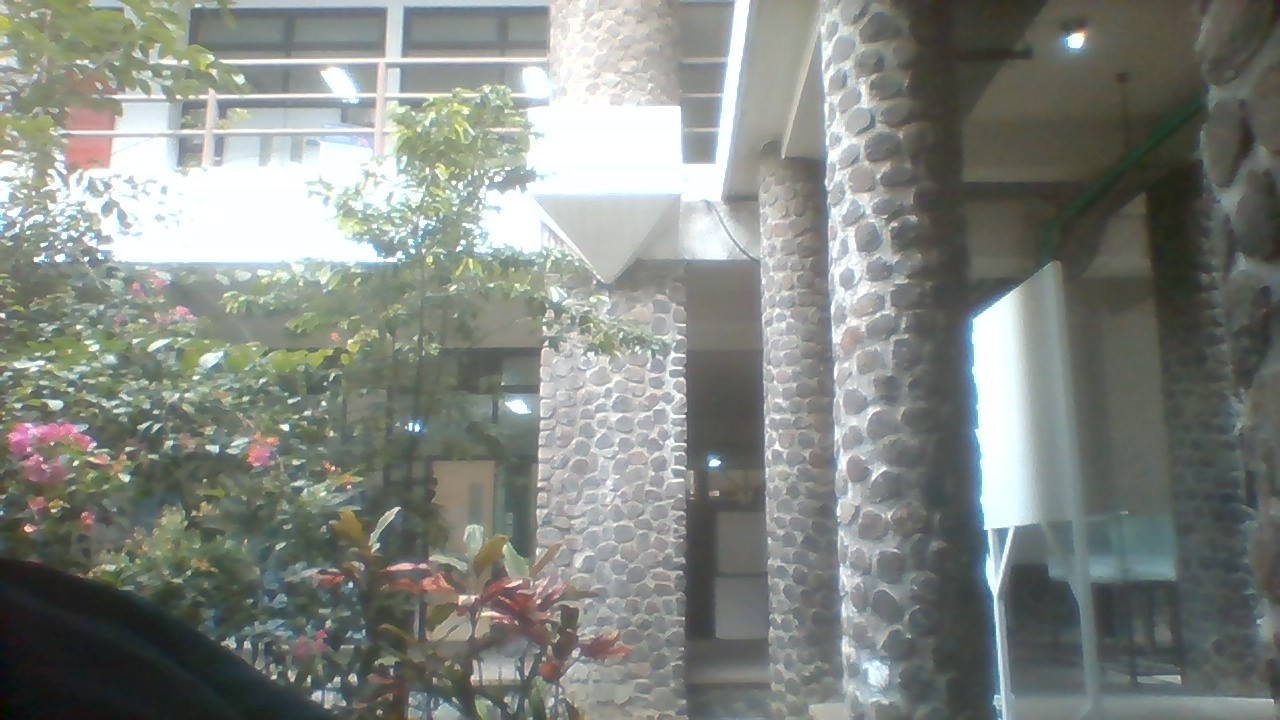
#> input picture src/picture_test.jpg, 1280 x 720 px
$ python main.py
#> lines starting #> are read from the running program, lines starting #| are printed output that depends on the picture
### src/gaussian.py
# gaussian_subsystem.py
import numpy as np
import math

class GaussianOrientationSubsystem:
    def __init__(self):
        # Inisialisasi Kernel Binomial Gaussian 7x7
        self.gauss_kernel = np.array([
            [ 1,  6, 15, 20, 15,  6,  1],
            [ 6, 36, 90,120, 90, 36,  6],
            [15, 90,225,300,225, 90, 15],
            [20,120,300,400,300,120, 20],
            [15, 90,225,300,225, 90, 15],
            [ 6, 36, 90,120, 90, 36,  6],
            [ 1,  6, 15, 20, 15,  6,  1]
        ], dtype=np.int32)

    def hw_gaussian_to_orientation(self, img_6bit, x, y):
        """
        Mensimulasikan Filter Gaussian 7x7 (DSP-Free) dan Orientation (64-Sektor).
        Input:
            img_6bit : Matriks citra 6-bit (numpy array)
            x, y     : Koordinat titik sudut (int)
        Output:
            sector_6bit : ID Sektor sudut (0-63)
        """
        # Ekstrak patch 7x7 dari gambar 6-bit dan ubah ke tipe data signed (int32)
        # Casting ke int32 ini mencegah OverflowError saat dikali dengan koordinat negatif
        patch = img_6bit[y-3 : y+4, x-3 : x+4].astype(np.int32)

        if patch.shape != (7, 7):
            return 0 # Abaikan jika posisi terlalu di tepi gambar

        # DSP-Free Gaussian Smoothing (Shift >> 12 menggantikan bagi 4096)
        sum_val = np.sum(patch * self.gauss_kernel)
        smoothed_pixel = sum_val >> 12 # Disimpan di pipeline hardware

        # Simulasi Perhitungan Orientasi (Centroid Moment m10 dan m01)
        m10, m01 = 0, 0
        for dy in range(-3, 4):
            for dx in range(-3, 4):
                val = patch[dy+3, dx+3]
                m10 += dx * val
                m01 += dy * val

        # Konversi ke 64 Sektor (Hardware asli menggunakan Constant-Tan dan Comparator)
        angle_rad = math.atan2(m01, m10)
        if angle_rad < 0:
            angle_rad += 2 * math.pi

        # Membagi 360 derajat (2*PI) menjadi 64 Sektor terkuantisasi (0-63)
        sector_6bit = int((angle_rad / (2 * math.pi)) * 64) % 64

        return sector_6bit

### src/fast.py
# fast_subsystem.py
import random

class FastBriefSubsystem:
    def __init__(self):
        # Inisialisasi parameter
        pass

    def hw_fast_to_brief(self, x, y):
        """
        Mensimulasikan modul FAST Corner Detector dan BRIEF Generator.
        Input:
            x, y : Koordinat piksel (int)
        Output:
            brief_256bit : Array of integer (32 elemen x 8-bit) merepresentasikan 256-bit
        """
        # Pada hardware asli, koordinat ini divalidasi oleh subsistem FAST-9 dan NMS
        # Setelah dinyatakan sebagai 'corner', generator BRIEF membandingkan 256 pasang piksel

        # Simulasi Menghasilkan 256-bit (32 byte) nilai acak
        brief_256bit = [random.randint(0, 255) for _ in range(32)]

        return brief_256bit

### src/main.py
import cv2
import numpy as np

# Import modul subsistem
from fast import FastBriefSubsystem
from gaussian import GaussianOrientationSubsystem

def run_hardware_simulation(image_path):
    # 1. BACA GAMBAR INPUT (Simulasi AXI-Stream)
    img_8bit = cv2.imread(image_path, cv2.IMREAD_GRAYSCALE)
    if img_8bit is None:
        raise ValueError(f"Gambar tidak ditemukan di path: {image_path}")

    print(f"Gambar dimuat: {img_8bit.shape[1]}x{img_8bit.shape[0]} piksel.")

    # 2. KUANTISASI HARDWARE (8-bit ke 6-bit)
    img_6bit = img_8bit >> 2

    # Inisialisasi Subsistem
    fast_module = FastBriefSubsystem()
    gauss_module = GaussianOrientationSubsystem()

    # Ambil sampel uji di tengah gambar
    x_sample, y_sample = int(img_6bit.shape[1]/2), int(img_6bit.shape[0]/2)

    # 3. EKSEKUSI SUBSISTEM 1: Gaussian & Orientasi
    sector_id = gauss_module.hw_gaussian_to_orientation(img_6bit, x_sample, y_sample)

    # 4. EKSEKUSI SUBSISTEM 2: FAST & BRIEF
    brief_descriptor = fast_module.hw_fast_to_brief(x_sample, y_sample)

    # 5. PACKING KE AXI DMA (HEX OUTPUT 320-BIT)
    hex_x       = f"{x_sample:04X}"       # 16-bit
    hex_y       = f"{y_sample:04X}"       # 16-bit
    hex_scale   = f"{0:02X}"              # 8-bit
    hex_sector  = f"{sector_id:02X}"      # 8-bit (valid 6-bit)
    hex_pad     = f"{0:02X}"              # 8-bit

    # Konversi array byte BRIEF (32 byte) ke string HEX
    hex_brief = "".join([f"{b:02X}" for b in brief_descriptor]) # 256-bit

    packet_320bit_hex = hex_x + hex_y + hex_scale + hex_sector + hex_pad + hex_brief

    print("\n=== OUTPUT AXI DMA ===")
    print(f"Koordinat      : ({x_sample}, {y_sample})")
    print(f"Sector Sudut   : {sector_id} (dari 64 sektor)")
    print(f"Data 320-bit   : 0x{packet_320bit_hex}")

if __name__ == "__main__":
    # Buat gambar dummy untuk pengujian tanpa sampel foto
    dummy_img = np.random.randint(0, 255, (200, 200), dtype=np.uint8)
    cv2.imwrite('dummy_test.jpg', dummy_img)
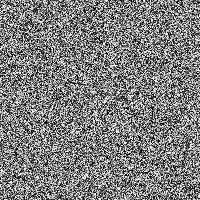
#> saved as dummy_test.jpg: shape (200, 200); min 0, max 254, mean 126.5

    # penyesuaian nama file simulasi
    run_hardware_simulation('picture_test.jpg')
#> in run_hardware_simulation, `img_8bit = cv2.imread(image_path, cv2.IMREAD_GRAYSCALE)`:
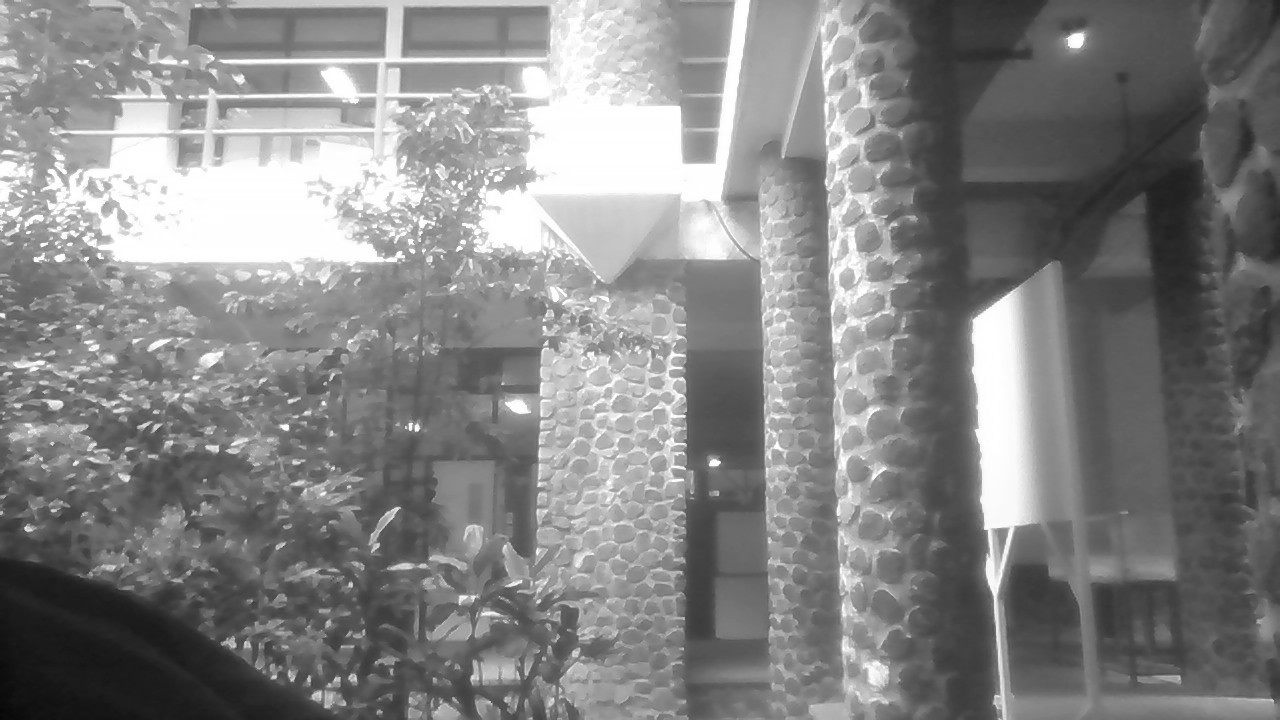
#> img_8bit: shape (720, 1280); min 6, max 255, mean 132.4
#| Gambar dimuat: 1280x720 piksel.
#> in run_hardware_simulation, `img_6bit = img_8bit >> 2`:
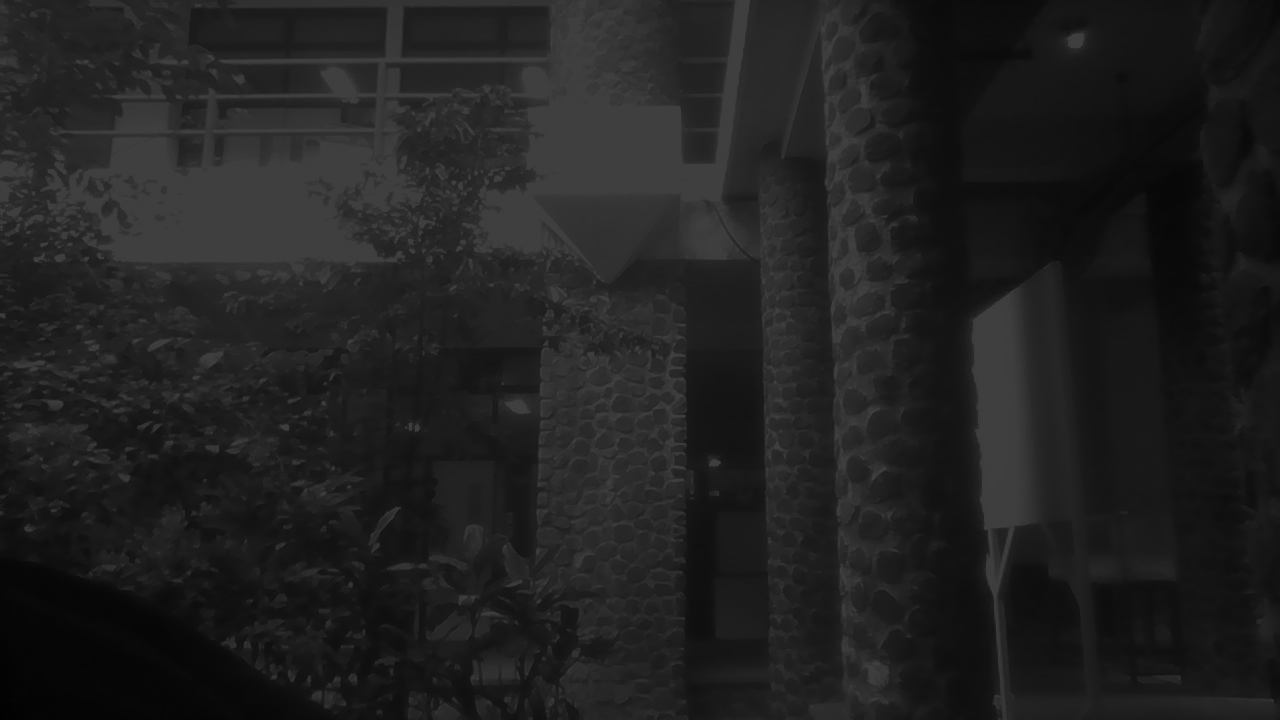
#> img_6bit: shape (720, 1280); min 1, max 63, mean 32.7
#> in hw_gaussian_to_orientation, `sum_val = np.sum(patch * self.gauss_kernel)`: sum_val = 185241
#> in hw_gaussian_to_orientation, `smoothed_pixel = sum_val >> 12`: smoothed_pixel = 45
#> after the loop in hw_gaussian_to_orientation, `for dy in range(-3, 4):`: m01 = 11; m10 = -23
#> in hw_gaussian_to_orientation, `angle_rad = math.atan2(m01, m10)`: angle_rad = 2.7
#> in hw_gaussian_to_orientation, `sector_6bit = int((angle_rad / (2 * math.pi)) * 64) % 64`: sector_6bit = 27
#> in run_hardware_simulation, `hex_sector  = f"{sector_id:02X}"`: hex_sector = '1B'
#| Koordinat      : (640, 360)
#| Sector Sudut   : 27 (dari 64 sektor)
#> (printed output is left out)
